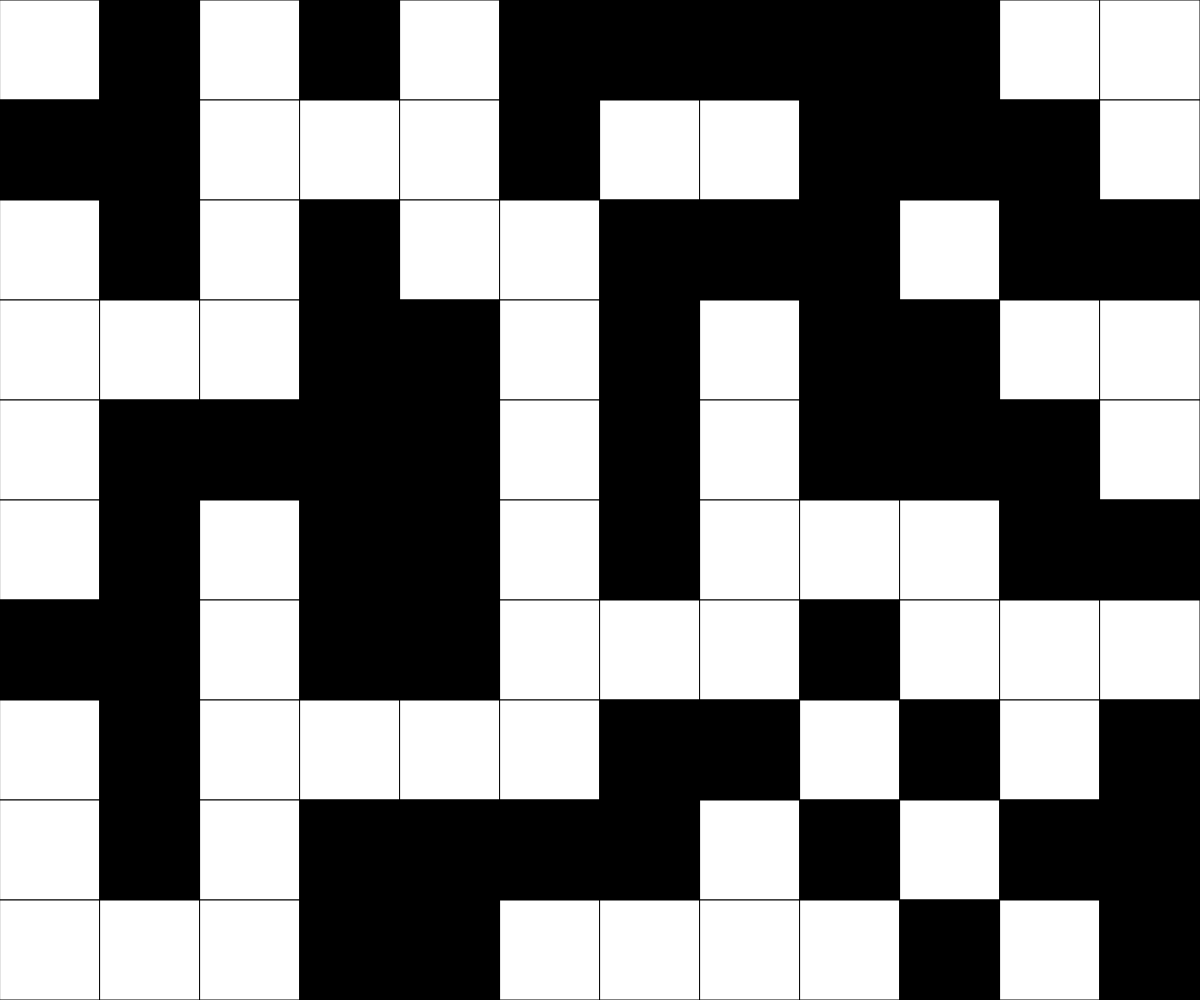
Frame 1 (no input)
Frame 60 (no input): identical to frame 1, image omitted
Frame 120 (the mouse pressed at the canvas centre since frame 60): identical to frame 1, image omitted

The p5.js sketch that drew this single still picture (run headless with seeded random() and noise() and a simulated clock; from frame 60 on, the mouse is pressed at the canvas centre):

// p5.js sketch
// ── sketch.js
const CELL_SIZE = 100;
let grid;
let rows;
let cols;


function setup() {
  createCanvas(windowWidth, windowHeight);
  rows = Math.floor(height / CELL_SIZE);
  cols = Math.floor(width / CELL_SIZE);
  grid = generateRandomGrid(cols, rows);
}

function draw() {
  background(220);
  displayGrid();
}

function mouseClicked(){
  let x = Math.floor(mouseX / CELL_SIZE);
  let y = Math.floor(mouseY / CELL_SIZE);

  //self
  toggleCell( x, y);

  //neighbours
  toggleCell(x + 1, y);
  toggleCell(x - 1, y);
  toggleCell(x, y +1);
  toggleCell(x, y - 1);
}

function keyPressed(){
  if(key === "r"){
    grid = generateRandomGrid(cols,rows);
  }
  if(key === "e"){
    grid = generateEmptyGrid(cols, rows);
  }
}

function displayGrid(){
  for(let y = 0; y < rows; y++){
    for(let x = 0; x < cols; x++){
      if(grid[y][x] === 0){
        fill("white");
      }
      if(grid[y][x] === 1){
        fill("black");
      }
      square(x* CELL_SIZE, y * CELL_SIZE, CELL_SIZE);
    }
  }
}

function toggleCell(x, y){
  if( x>= 0 && x < cols && y >= 0 && y < rows){
    if(grid[y][x] === 1){
      grid[y][x] = 0;
    }
    else if (grid[y][x] === 0) {
      grid[y][x] = 1;
    }
  }

}

function generateRandomGrid(cols, rows){
  let newGrid = [];
  for(let y = 0; y < rows; y++){
    newGrid.push([]);
    for(let x = 0; x < cols; x++){
      if(random(100) < 50) {
        newGrid[y].push(1);
      }
      else{
        newGrid[y].push(0);
      }
    }
  }
  return newGrid;
}

function generateEmptyGrid(cols,rols){
  let newGrid = [];
  for(let y = 0; y < rows; y++){
    newGrid.push([]);
    for(let x = 0; x < cols; x++){

      newGrid[y].push(0);
    }
  }
  
  return newGrid;
}
